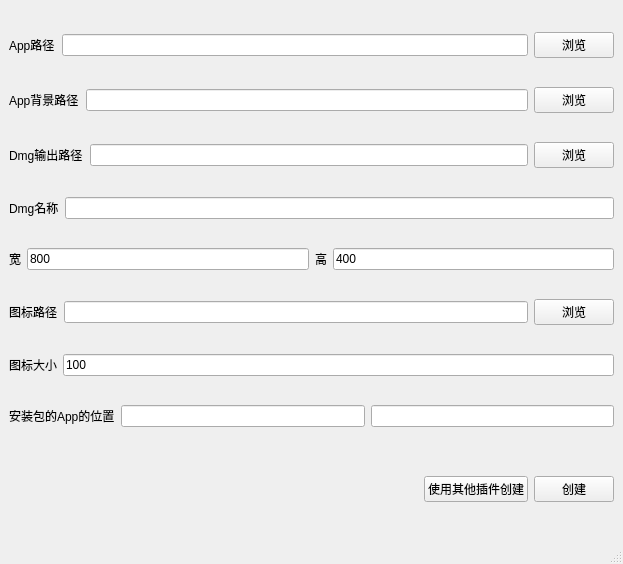
<?xml version="1.0" encoding="UTF-8"?>
<ui version="4.0">
 <class>MainWindow</class>
 <widget class="QMainWindow" name="MainWindow">
  <property name="geometry">
   <rect>
    <x>0</x>
    <y>0</y>
    <width>623</width>
    <height>564</height>
   </rect>
  </property>
  <property name="windowTitle">
   <string>MainWindow</string>
  </property>
  <widget class="QWidget" name="centralwidget">
   <layout class="QVBoxLayout" name="verticalLayout_2">
    <item>
     <layout class="QHBoxLayout" name="appNameLayout">
      <item>
       <widget class="QLabel" name="label">
        <property name="text">
         <string>App路径</string>
        </property>
       </widget>
      </item>
      <item>
       <widget class="QLineEdit" name="appPathLineEdit"/>
      </item>
      <item>
       <widget class="QPushButton" name="appPathChooseBtn">
        <property name="text">
         <string>浏览</string>
        </property>
       </widget>
      </item>
     </layout>
    </item>
    <item>
     <layout class="QHBoxLayout" name="appBackgroundPathLayout">
      <item>
       <widget class="QLabel" name="label_2">
        <property name="text">
         <string>App背景路径</string>
        </property>
       </widget>
      </item>
      <item>
       <widget class="QLineEdit" name="appBackgroundLineEdit"/>
      </item>
      <item>
       <widget class="QPushButton" name="appBackgroundChooseBtn">
        <property name="text">
         <string>浏览</string>
        </property>
       </widget>
      </item>
     </layout>
    </item>
    <item>
     <layout class="QHBoxLayout" name="dmgOutputLayout">
      <item>
       <widget class="QLabel" name="label_3">
        <property name="text">
         <string>Dmg输出路径</string>
        </property>
       </widget>
      </item>
      <item>
       <widget class="QLineEdit" name="dmgOutputLineEdit"/>
      </item>
      <item>
       <widget class="QPushButton" name="dmgOutputChooseBtn">
        <property name="text">
         <string>浏览</string>
        </property>
       </widget>
      </item>
     </layout>
    </item>
    <item>
     <layout class="QHBoxLayout" name="dmgNameLayout">
      <item>
       <widget class="QLabel" name="label_4">
        <property name="text">
         <string>Dmg名称</string>
        </property>
       </widget>
      </item>
      <item>
       <widget class="QLineEdit" name="dmgNameLineEdit"/>
      </item>
     </layout>
    </item>
    <item>
     <layout class="QHBoxLayout" name="sizeLayout">
      <item>
       <widget class="QLabel" name="label_5">
        <property name="text">
         <string>宽</string>
        </property>
       </widget>
      </item>
      <item>
       <widget class="QLineEdit" name="widthLineEdit">
        <property name="text">
         <string>800</string>
        </property>
       </widget>
      </item>
      <item>
       <widget class="QLabel" name="label_6">
        <property name="text">
         <string>高</string>
        </property>
       </widget>
      </item>
      <item>
       <widget class="QLineEdit" name="heightLineEdit">
        <property name="text">
         <string>400</string>
        </property>
       </widget>
      </item>
     </layout>
    </item>
    <item>
     <layout class="QHBoxLayout" name="iconPathLayout">
      <item>
       <widget class="QLabel" name="label_7">
        <property name="text">
         <string>图标路径</string>
        </property>
       </widget>
      </item>
      <item>
       <widget class="QLineEdit" name="iconPathLineEdit"/>
      </item>
      <item>
       <widget class="QPushButton" name="iconPathChooseBtn">
        <property name="text">
         <string>浏览</string>
        </property>
       </widget>
      </item>
     </layout>
    </item>
    <item>
     <layout class="QHBoxLayout" name="iconSizeLayout">
      <item>
       <widget class="QLabel" name="label_8">
        <property name="text">
         <string>图标大小</string>
        </property>
       </widget>
      </item>
      <item>
       <widget class="QLineEdit" name="iconSizeLineEdit">
        <property name="text">
         <string>100</string>
        </property>
       </widget>
      </item>
     </layout>
    </item>
    <item>
     <layout class="QHBoxLayout" name="horizontalLayout_2">
      <item>
       <widget class="QLabel" name="label_9">
        <property name="text">
         <string>安装包的App的位置</string>
        </property>
       </widget>
      </item>
      <item>
       <widget class="QLineEdit" name="lineEdit"/>
      </item>
      <item>
       <widget class="QLineEdit" name="lineEdit_2"/>
      </item>
     </layout>
    </item>
    <item>
     <spacer name="verticalSpacer">
      <property name="orientation">
       <enum>Qt::Orientation::Vertical</enum>
      </property>
      <property name="sizeType">
       <enum>QSizePolicy::Policy::Minimum</enum>
      </property>
      <property name="sizeHint" stdset="0">
       <size>
        <width>20</width>
        <height>20</height>
       </size>
      </property>
     </spacer>
    </item>
    <item>
     <layout class="QHBoxLayout" name="controlLayout">
      <item>
       <spacer name="horizontalSpacer">
        <property name="orientation">
         <enum>Qt::Orientation::Horizontal</enum>
        </property>
        <property name="sizeHint" stdset="0">
         <size>
          <width>40</width>
          <height>20</height>
         </size>
        </property>
       </spacer>
      </item>
      <item>
       <widget class="QPushButton" name="createdmgCreateBtn">
        <property name="text">
         <string>使用其他插件创建</string>
        </property>
       </widget>
      </item>
      <item>
       <widget class="QPushButton" name="createDmgBtn">
        <property name="text">
         <string>创建</string>
        </property>
       </widget>
      </item>
     </layout>
    </item>
   </layout>
  </widget>
  <widget class="QMenuBar" name="menubar">
   <property name="geometry">
    <rect>
     <x>0</x>
     <y>0</y>
     <width>623</width>
     <height>37</height>
    </rect>
   </property>
  </widget>
  <widget class="QStatusBar" name="statusbar"/>
 </widget>
 <resources/>
 <connections/>
</ui>
